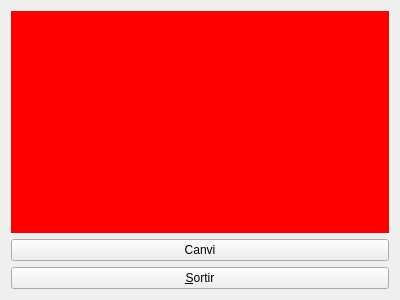
<?xml version="1.0" encoding="UTF-8"?>
<ui version="4.0">
 <class>ex7</class>
 <widget class="QWidget" name="ex7">
  <property name="geometry">
   <rect>
    <x>0</x>
    <y>0</y>
    <width>400</width>
    <height>300</height>
   </rect>
  </property>
  <property name="windowTitle">
   <string>ex7</string>
  </property>
  <layout class="QVBoxLayout" name="verticalLayout">
   <item>
    <widget class="MyLabel" name="label">
     <property name="styleSheet">
      <string notr="true">background-color: rgba(255,0,0,255)</string>
     </property>
     <property name="text">
      <string/>
     </property>
    </widget>
   </item>
   <item>
    <widget class="QPushButton" name="pushButton">
     <property name="text">
      <string>Canvi</string>
     </property>
    </widget>
   </item>
   <item>
    <widget class="QPushButton" name="pushButton_2">
     <property name="text">
      <string>&amp;Sortir</string>
     </property>
    </widget>
   </item>
  </layout>
 </widget>
 <layoutdefault spacing="6" margin="11"/>
 <customwidgets>
  <customwidget>
   <class>MyLabel</class>
   <extends>QLabel</extends>
   <header>mylabel.h</header>
   <slots>
    <slot>canvi()</slot>
   </slots>
  </customwidget>
 </customwidgets>
 <resources/>
 <connections>
  <connection>
   <sender>pushButton_2</sender>
   <signal>clicked()</signal>
   <receiver>ex7</receiver>
   <slot>close()</slot>
   <hints>
    <hint type="sourcelabel">
     <x>189</x>
     <y>282</y>
    </hint>
    <hint type="destinationlabel">
     <x>6</x>
     <y>225</y>
    </hint>
   </hints>
  </connection>
  <connection>
   <sender>pushButton</sender>
   <signal>clicked()</signal>
   <receiver>label</receiver>
   <slot>canvi()</slot>
   <hints>
    <hint type="sourcelabel">
     <x>245</x>
     <y>250</y>
    </hint>
    <hint type="destinationlabel">
     <x>273</x>
     <y>200</y>
    </hint>
   </hints>
  </connection>
 </connections>
</ui>
